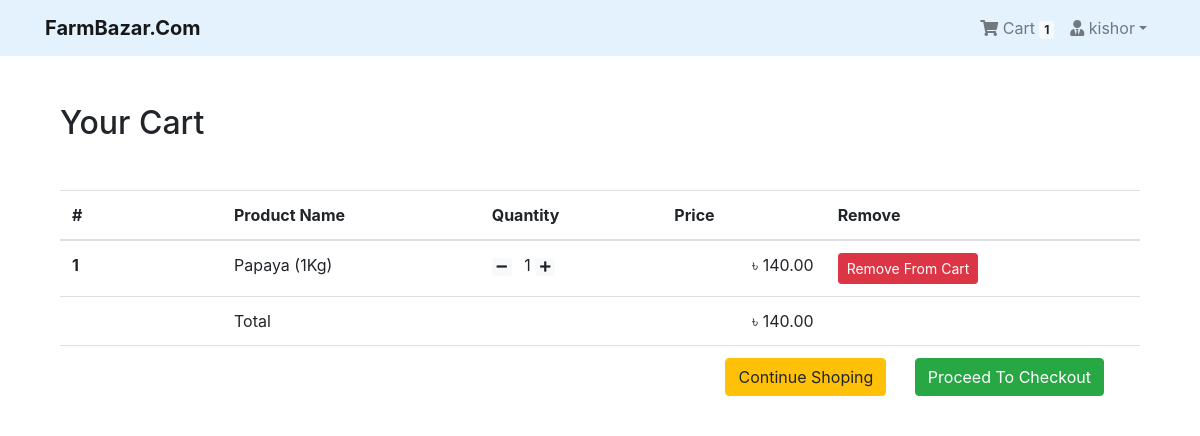
The app's page /shop/cart/ (signed in) with its own data.
### App_Login/models.py (models this page shows, shortened)
class User(AbstractBaseUser, PermissionsMixin):
    email = models.EmailField(unique=True, null=False)
    is_staff = models.BooleanField(
        gettext_lazy('staff status'),
        default=False,
        help_text = gettext_lazy('Designates whether the user can log in this site')
    )
    is_active = models.BooleanField(
        gettext_lazy('active'),
        default=True,
        help_text=gettext_lazy('Designates whether this user should be treated as active. Unselect this instead of deleting accounts')
    )
    USERNAME_FIELD = 'email'
    objects = MyUserManager()

class Profile(models.Model):
    user = models.OneToOneField(User, on_delete=models.CASCADE, related_name='profile')
    username = models.CharField(max_length=264, blank=True)
    full_name = models.CharField(max_length=264, blank=True)
    address_1 = models.TextField(max_length=300, blank=True)
    city = models.CharField(max_length=40, blank=True)
    zipcode = models.CharField(max_length=10, blank=True)
    country = models.CharField(max_length=50, blank=True)
    phone = models.CharField(max_length=20, blank=True)
    date_joined = models.DateTimeField(auto_now_add=True)

### App_Order/models.py (models this page shows, shortened)
class Order(models.Model):
    orderitems = models.ManyToManyField(Cart)
    user = models.ForeignKey(settings.AUTH_USER_MODEL, on_delete=models.CASCADE)
    ordered = models.BooleanField(default=False)
    created = models.DateTimeField(auto_now_add=True)
    paymentId = models.CharField(max_length=264, blank=True, null=True)
    orderId = models.CharField(max_length=200, blank=True, null=True)
    def get_totals(self):
        total = 0
        for order_item in self.orderitems.all():
            total += float(order_item.get_total())
        return total

class Cart(models.Model):
    user = models.ForeignKey(settings.AUTH_USER_MODEL, on_delete=models.CASCADE, related_name="cart")
    item = models.ForeignKey(Product, on_delete=models.CASCADE)
    quantity = models.IntegerField(default=1)
    purchased = models.BooleanField(default=False)
    created = models.DateTimeField(auto_now_add=True)
    updated = models.DateTimeField(auto_now=True)
    def get_total(self):
        total = self.item.price * self.quantity
        float_total = format(total, '0.2f')
        return float_total

### App_Shop/models.py (models this page shows, shortened)
class Product(models.Model):
    mainimage = models.ImageField(upload_to='Products')
    name = models.CharField(max_length=264)
    category = models.ForeignKey(Category, on_delete=models.CASCADE, related_name='category')
    preview_text = models.TextField(max_length=200, verbose_name='Preview Text')
    detail_text = models.TextField(max_length=1000, verbose_name='Description')
    price = models.FloatField()
    old_price = models.FloatField(default=0.00)
    created = models.DateTimeField(auto_now_add=True)
    class Meta:
        ordering = ['-created',]

### App_Order/views.py (the view)
# urls.py: path('cart/', views.cart_view, name="cart"),
@login_required
def cart_view(request):
    carts = Cart.objects.filter(user=request.user, purchased=False)
    orders = Order.objects.filter(user=request.user, ordered=False)
    if carts.exists() and orders.exists():
        order = orders[0]
        return render(request, 'App_Order/cart.html', context={'carts':carts, 'order':order})
    else:
        messages.warning(request, "You don't have any item in your cart!")
        return redirect("App_Shop:home")

### App_Order/templatetags/cart_tag.py (called while the page is built)
@register.filter
def cart_total(user):
    order = Order.objects.filter(user=user, ordered=False)
    if order.exists():
        return order[0].orderitems.count()
    else:
        return 0

### templates/App_Order/cart.html
{% extends 'base.html' %}
{% block body_block %}
<div class="container my-5">
  <div class="my-5">
    <h2>Your Cart</h2>
  </div>
  <table class="table table-hover">
    <thead>
      <tr>
        <th scope="col" width="15%">#</th>
        <th scope="col">Product Name</th>
        <th scope="col">Quantity</th>
        <th scope="col" align="right">Price</th>
        <th scop="col">Remove</th>
      </tr>
    </thead>
    <tbody>
      {% for cart in carts %}
      <tr>
        <th scope="row">{{ forloop.counter }}</th>
        <td>{{cart.item.name}}</td>
        <td>
          <a class="mr-2" href="{% url 'App_Order:decrease' pk=cart.item.pk %}"><span class="badge badge-light"><i class="fas fa-minus"></i></span></a>
          {{ cart.quantity }}
          <a class="mr-2" href="{% url 'App_Order:increase' pk=cart.item.pk %}"> <span class="badge badge-light"> <i class="fas fa-plus"></i></span></a>
        </td>
        <td align="right">&#2547; {{cart.get_total}}</td>
        <td><a href="{% url 'App_Order:remove' pk=cart.item.pk %}" class="btn btn-danger btn-sm">Remove From Cart</a></td>
      </tr>
      {% endfor %}
      <tr>
        <th scope="row"></th>
        <td colspan="2">Total</td>
        <td align="right">&#2547; {{order.get_totals | floatformat:2 }}</td>
        <td></td>
      </tr>
      <tr>
        <th scope="row"></th>
        <td colspan="4" class="text-right">
          <a href="{% url 'App_Shop:home' %}" class="btn btn-warning mr-4">Continue Shoping</a>
          <a href="{% url 'App_Payment:checkout' %}" class="btn btn-success mr-4">Proceed To Checkout</a>
        </td>
      </tr>
    </tbody>
  </table>
</div>
{% endblock %}

### templates/navbar.html (shortened to what this page needs)
{% load cart_tag %}
<nav class="navbar navbar-expand-lg navbar navbar-light" style="background-color: #e3f2fd;">
  <div class="container">
    <a class="navbar-brand" href="{% url 'App_Shop:home' %}"><b>FarmBazar.Com</b> </a>
    <div class="collapse navbar-collapse" id="navbarNav">
      <ul class="navbar-nav ml-auto">
        {% if request.user.is_authenticated %}
        <li class="nav-item">
          <a href="{% url 'App_Order:cart' %}" class="nav-link">
              <i class="fa fa-shopping-cart"></i> Cart
              <span class="badge badge-light">{{ request.user | cart_total }}</span>
          </a>
        </li>
        <li class="nav-item dropdown">
          <a class="nav-link dropdown-toggle" href="#" id="navbarDropdown" role="button" data-toggle="dropdown" aria-haspopup="true" aria-expanded="false"><i class="fas fa-user-tie"></i> {{request.user.profile.username}}</a>
        </li>
        {% else %}
        <li class="nav-item">
          <a href="{% url 'App_Login:login' %}" class="btn btn-outline-info">Login</a>
        </li>
        {% endif %}
      </ul>
    </div>
  </div>
</nav>

### records on screen
User: user|cart_total "1", user.profile.username "kishor"
Cart: item.name "Papaya (1Kg)", quantity "1", get_total "140.00"
Order: get_totals "140.00"
